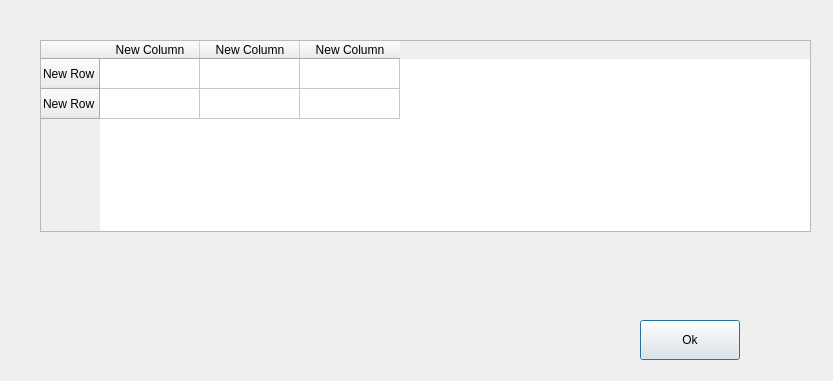
<?xml version="1.0" encoding="UTF-8"?>
<ui version="4.0">
 <class>AutoCorrectPosDialog</class>
 <widget class="QDialog" name="AutoCorrectPosDialog">
  <property name="geometry">
   <rect>
    <x>0</x>
    <y>0</y>
    <width>833</width>
    <height>381</height>
   </rect>
  </property>
  <property name="windowTitle">
   <string>Dialog</string>
  </property>
  <widget class="QTableWidget" name="tableWidget">
   <property name="geometry">
    <rect>
     <x>40</x>
     <y>40</y>
     <width>771</width>
     <height>192</height>
    </rect>
   </property>
   <property name="minimumSize">
    <size>
     <width>771</width>
     <height>0</height>
    </size>
   </property>
   <row>
    <property name="text">
     <string>New Row</string>
    </property>
   </row>
   <row>
    <property name="text">
     <string>New Row</string>
    </property>
   </row>
   <column>
    <property name="text">
     <string>New Column</string>
    </property>
   </column>
   <column>
    <property name="text">
     <string>New Column</string>
    </property>
   </column>
   <column>
    <property name="text">
     <string>New Column</string>
    </property>
   </column>
  </widget>
  <widget class="QPushButton" name="btnOK">
   <property name="geometry">
    <rect>
     <x>640</x>
     <y>320</y>
     <width>100</width>
     <height>40</height>
    </rect>
   </property>
   <property name="text">
    <string>Ok</string>
   </property>
  </widget>
 </widget>
 <resources/>
 <connections>
  <connection>
   <sender>btnOK</sender>
   <signal>clicked()</signal>
   <receiver>AutoCorrectPosDialog</receiver>
   <slot>accept()</slot>
   <hints>
    <hint type="sourcelabel">
     <x>695</x>
     <y>323</y>
    </hint>
    <hint type="destinationlabel">
     <x>767</x>
     <y>294</y>
    </hint>
   </hints>
  </connection>
 </connections>
</ui>
